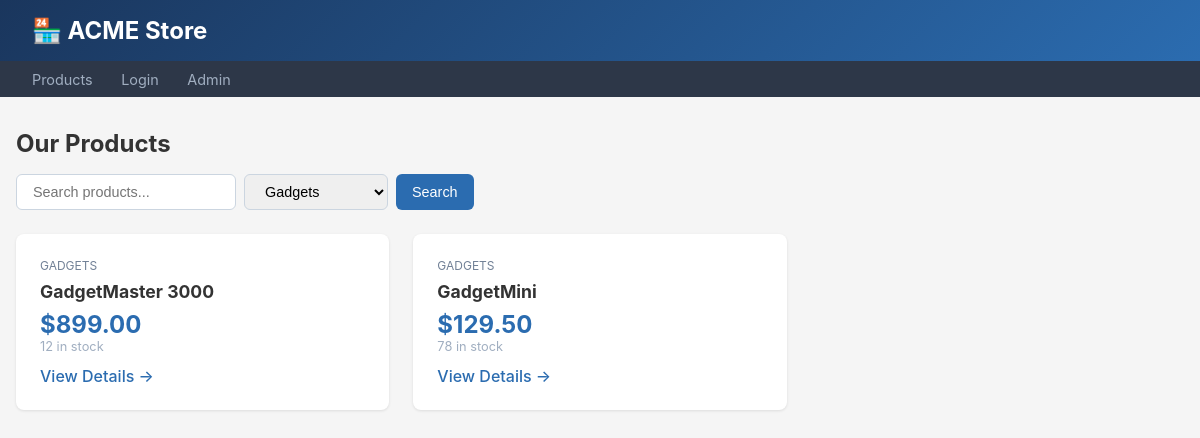
Page /index.php?category=Gadgets on the committed database.
### tables this page shows
CREATE TABLE products (
    id INT AUTO_INCREMENT PRIMARY KEY,
    name VARCHAR(200) NOT NULL,
    description TEXT,
    price DECIMAL(10,2) NOT NULL,
    category VARCHAR(50),
    stock INT DEFAULT 0,
    image VARCHAR(200),
    created_at TIMESTAMP DEFAULT CURRENT_TIMESTAMP
);

### html/index.php (the view, shortened to what this page needs)
<?php
$host = getenv('MYSQL_HOST') ?: 'acme-mysql';
$user = getenv('MYSQL_USER') ?: 'acme_app';
$pass = getenv('MYSQL_PASSWORD') ?: 'AcmeDB#P@ss!2024';
$db   = getenv('MYSQL_DATABASE') ?: 'acme';
$conn = new mysqli($host, $user, $pass, $db);
$category = $_GET['category'] ?? '';
$search   = $_GET['search'] ?? '';
$sql = "SELECT * FROM products WHERE 1=1";
if ($category) {
    $sql .= " AND category = '$category'";
}
$sql .= " ORDER BY name";
$result = $conn->query($sql);
?>
<!DOCTYPE html>
<html lang="en">
<head>
</head>
<body>
    <header>
        <h1>🏪 ACME Store</h1>
    </header>
    <nav>
        <a href="index.php">Products</a>
        <a href="login.php">Login</a>
        <a href="admin.php">Admin</a>
    </nav>
    <div class="container">
        <h2 style="margin-bottom:1rem">Our Products</h2>
        <form class="search-bar" method="GET">
            <input type="text" name="search" placeholder="Search products..." value="<?= htmlspecialchars($search) ?>">
            <select name="category">
                <option value="Gadgets" <?= $category==='Gadgets'?'selected':'' ?>>Gadgets</option>
            </select>
            <button type="submit">Search</button>
        </form>
        <div class="products">
            <?php if ($result && $result->num_rows > 0): ?>
                <?php while($row = $result->fetch_assoc()): ?>
                <div class="product-card">
                    <div class="category"><?= htmlspecialchars($row['category']) ?></div>
                    <h3><?= htmlspecialchars($row['name']) ?></h3>
                    <div class="price">$<?= number_format($row['price'], 2) ?></div>
                    <div class="stock"><?= $row['stock'] ?> in stock</div>
                    <a href="product.php?id=<?= $row['id'] ?>">View Details →</a>
                </div>
                <?php endwhile; ?>
            <?php else: ?>
                <p>No products found.</p>
            <?php endif; ?>
        </div>
    </div>
</body>
</html>

### html/index.php (style rules this page uses)
* { margin:0; padding:0; box-sizing:border-box; }
body { font-family: -apple-system, BlinkMacSystemFont, 'Segoe UI', sans-serif; background: #f5f5f5; color: #333; }
header { background: linear-gradient(135deg, #1a365d, #2b6cb0); color: white; padding: 1rem 2rem; }
header h1 { font-size: 1.5rem; }
nav { background: #2d3748; padding: 0.5rem 2rem; }
nav a { color: #a0aec0; text-decoration: none; margin-right: 1.5rem; font-size: 0.9rem; }
.container { max-width: 1200px; margin: 2rem auto; padding: 0 1rem; }
.search-bar { display: flex; gap: 0.5rem; margin-bottom: 1.5rem; }
.search-bar input, .search-bar select, .search-bar button { padding: 0.5rem 1rem; border: 1px solid #cbd5e0; border-radius: 6px; font-size: 0.9rem; }
.search-bar button { background: #2b6cb0; color: white; border: none; cursor: pointer; }
.products { display: grid; grid-template-columns: repeat(auto-fill, minmax(280px, 1fr)); gap: 1.5rem; }
.product-card { background: white; border-radius: 8px; padding: 1.5rem; box-shadow: 0 1px 3px rgba(0,0,0,0.1); }
.product-card h3 { font-size: 1.1rem; margin-bottom: 0.5rem; }
.product-card .category { font-size: 0.75rem; color: #718096; text-transform: uppercase; margin-bottom: 0.5rem; }
.product-card .price { font-size: 1.5rem; color: #2b6cb0; font-weight: bold; }
.product-card .stock { font-size: 0.8rem; color: #a0aec0; }
.product-card a { display: inline-block; margin-top: 0.75rem; color: #2b6cb0; text-decoration: none; font-weight: 500; }

### rows in the picture
products: category "GADGETS", name "GadgetMaster 3000", price "899.00", stock "12"
products: category "GADGETS", name "GadgetMini", price "129.50", stock "78"
